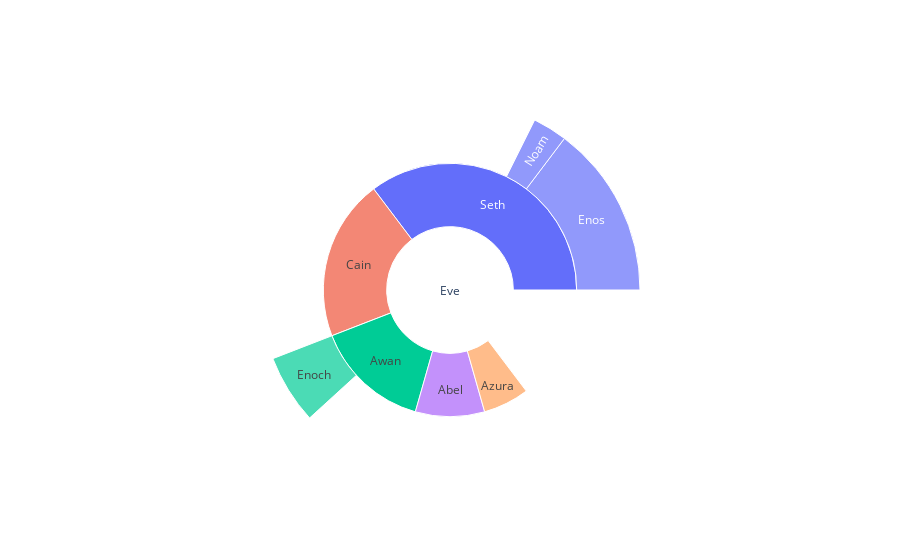

The notebook cell this image was saved under:
### Code cell
import plotly.graph_objects as go

fig =go.Figure(go.Sunburst(
    labels=["Eve", "Cain", "Seth", "Enos", "Noam", "Abel", "Awan", "Enoch", "Azura"],
    parents=["", "Eve", "Eve", "Seth", "Seth", "Eve", "Eve", "Awan", "Eve" ],
    values=[10, 14, 12, 10, 2, 6, 6, 4, 4],
))
# fig.update_layout(margin = dict(t=0, l=0, r=0, b=0))

fig.show()

### Figure 1 — Plotly figure (JSON) as saved in the notebook; plotly's stock layout.template omitted (floating-point values rounded to 4 significant figures)
{"data": [{"labels": ["Eve", "Cain", "Seth", "Enos", "Noam", "Abel", "Awan", "Enoch", "Azura"], "parents": ["", "Eve", "Eve", "Seth", "Seth", "Eve", "Eve", "Awan", "Eve"], "type": "sunburst", "values": [10, 14, 12, 10, 2, 6, 6, 4, 4]}], "layout": {"autosize": true}}
